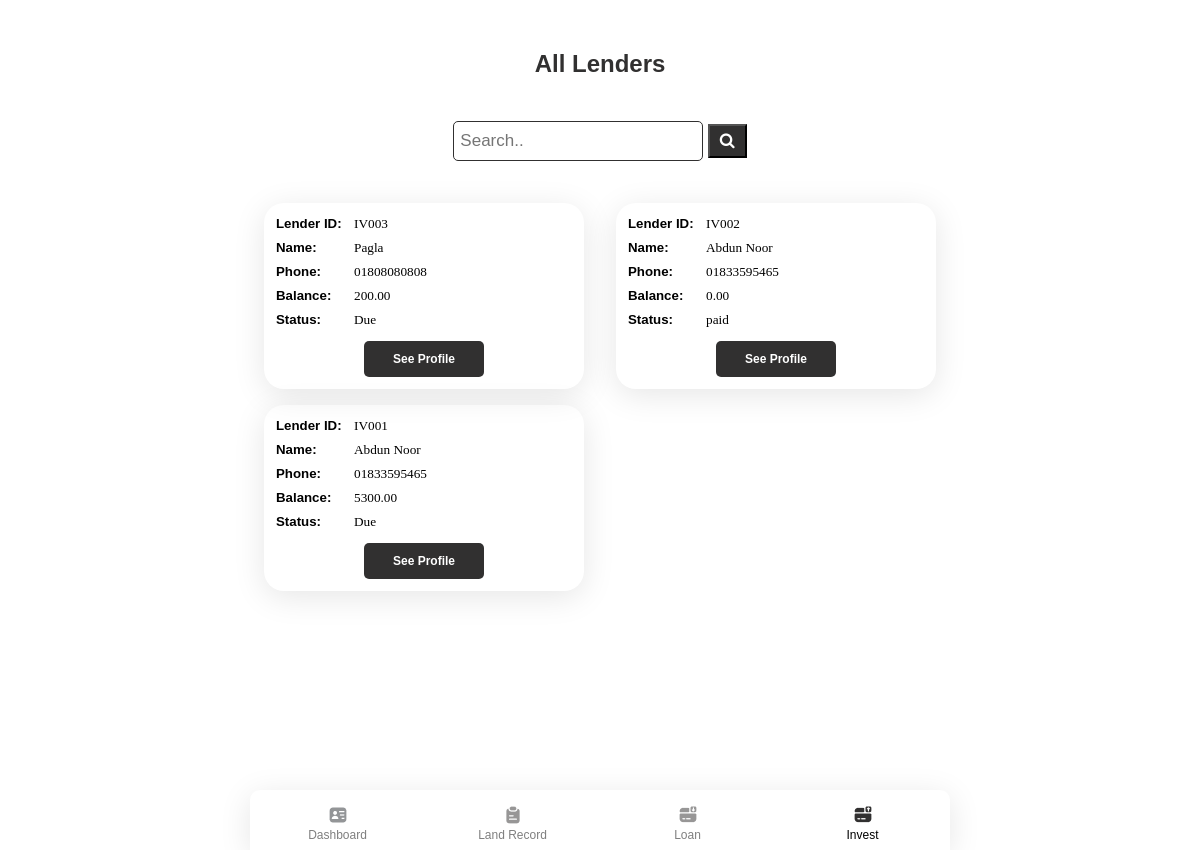
/lender/ (signed in), run on an earlier commit of the app's database.
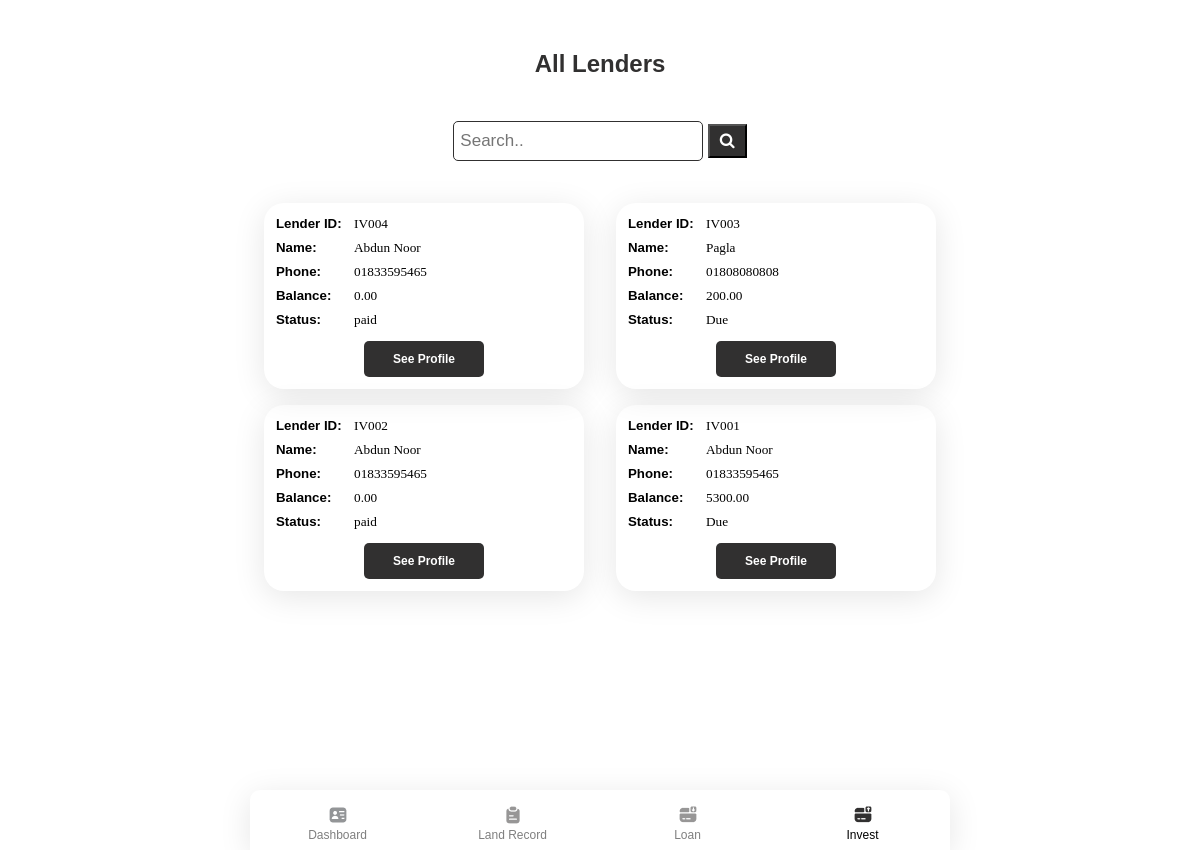
And on a later commit of the database.
### app/models.py (models this page shows, shortened)
class Lender(models.Model):
    lenderName = models.CharField(max_length=50)
    phone = models.CharField(max_length=15, blank=True, null= True)
    address = models.TextField(blank=True, null= True)
    img = models.ImageField(default='avatar.png', upload_to='pics')
    investor = models.ForeignKey(User, on_delete=models.SET_NULL, blank=True, null=True)
    totalbalance = models.FloatField(default=0, null=True, blank=True)
    def __str__(self):
        return "IV00" +str(self.id)

### app/views.py (the view)
# urls.py: path('lender/', views.lender, name='lender'),
@login_required(login_url='login')
def lender(request):
    lenders = Lender.objects.filter(investor_id=request.user.id).order_by('-id')
    d = {}
    for lender in lenders:
        accounts = Invest.objects.filter(lender=lender)
        a, b, c = total_count_lender(accounts)
        if c == 0:
            status = "paid"
        elif c > 0:
            status = "Due"
        else:
            status = "None"
        d[lender] = c, status
    return render(request, "app/lender.html",{
        "lenders": d,
    })

### app/views.py (called while the page is built)
def total_count_lender(accounts):
    total_invest = 0
    total_return = 0
    b = 0
    for account in accounts:
        total_invest = total_invest + account.invest
        total_return = total_return + account.retern
    b = total_invest - total_return
    return total_invest, total_return, b

### app/templates/app/lender.html (shortened to what this page needs)
{% extends "app/layout.html" %}
{% block body %}
<header style="text-align: center;">
    <h2>All Lenders</h2>
    <div class="search-container">
        <form action="{% url 'anysearch' 'lenders' %}" method="POST">
          <input type="text" placeholder="Search.." name="search">
          <button type="submit"><i class="fa fa-search"></i></button>
        </form>
    </div>
</header>
<div class="list-cards">
    {% for lender, balance in lenders.items %}
    <div class="card list">
        <h5>Lender ID: <span class="lightword">{{ lender }}</span></h5>
        <h5>Name: <span class="lightword">{{ lender.lenderName }}</span></h5>
        <h5>Phone: <span class="lightword">{{ lender.phone }}</span></h5>
        <h5>Balance: <span class="lightword">{{ balance.0|floatformat:2 }}</span></h5>
        <h5>Status: <span class="lightword">{{ balance.1 }}</span></h5>
        <div class="buttondiv">
            <a href="{% url 'lenderprofile' lender.id %}"><button class="samebuttons">See Profile</button></a>
        </div>
    </div>
    {% endfor %}
</div>
{% endblock %}

What changed in the data, as far as the page shows it:
added Lender: id "IV004", lenderName "Abdun Noor", phone "01833595465", totalbalance "0.00", balance "paid"
